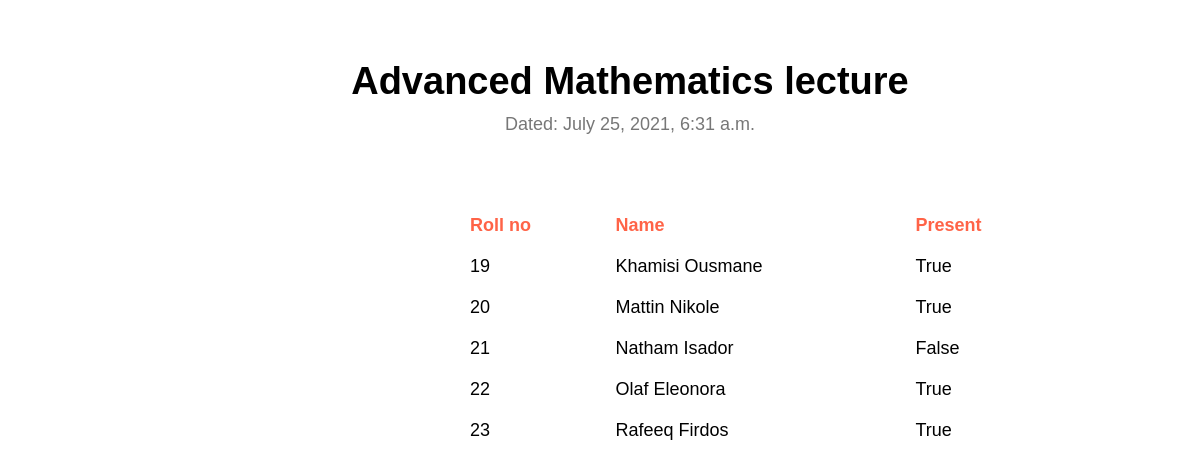
/lecture/31/, run on the app's committed database.
### new/models.py (models this page shows, shortened)
class Lecture(models.Model):
	name = models.CharField(max_length=200)
	date = models.DateTimeField(auto_now_add=True)
	teacher = models.ForeignKey(Teacher, on_delete=models.CASCADE, null=True, blank=True) #Do not use OneToOneField or
	class Meta:
		ordering = ['date']

class Status(models.Model):
	lecture = models.ForeignKey(Lecture, on_delete=models.CASCADE, default='')
	student = models.ForeignKey(Student, on_delete=models.CASCADE, default='')
	status = models.BooleanField(default=False)

class Student(models.Model):
	name = models.CharField(max_length=200)
	roll_no = models.CharField(max_length=10, unique=True)
	class Meta:
		ordering = ['roll_no']

### new/views.py (the view)
# urls.py: path(r'lecture/<int:pk>/', views.lecture_detail, name='lecture_detail'),
def lecture_detail(request, pk):
	student = Student.objects.all()
	lecture = Lecture.objects.get(pk = pk)
	attend = lecture.status_set.all()
	context = {'student': student, 'lecture': lecture, 'attend': attend}
	return render(request, 'detail.html', context)

### templates/detail.html (shortened to what this page needs)
{% load static %}
<!DOCTYPE html>
<html>
<head>
	<link rel="stylesheet" href="{% static 'css/styles.css' %}">
	<link rel="stylesheet" href="{% static 'https://cdn.jsdelivr.net/npm/@fortawesome/fontawesome-free@5.15.3/css/fontawesome.min.css' %}">
</head>
<body>
	<section class="lecture-head">
		<h1>{{lecture.name}} lecture</h1>
		<p>Dated: {{lecture.date}}</p>
	</section>
	<div>
		<table class="table-at">
		  <tr>
		    <th>Roll no</th>
		    <th>Name</th>
		    <th>Present</th>
		  </tr>
		  	{% for item in attend %}
		  <tr>
		    <td>{{item.student.roll_no}}</td>
		    <td>{{item.student.name}}</td>
		    <td>{{item.status}}</td>
		    {% endfor %}
		  </tr>
 		</table>
 	</div>
</body>
</html>

### static/css/styles.css (style rules this page uses)
* { margin: 0; padding: 0; font-family: 'Fira Sans', sans-serif; }
html { scroll-behavior: smooth; }
h1 { font-size: 38px; font-weight: 600; }
p { color: #777; font-size: 18px; font-weight: 300; line-height:22px; padding: 10px; }
.lecture-head { width: 80%; margin: auto; padding-top: 60px; text-align: center; transform: translate(30px); }
table { font-family: arial, sans-serif; border-collapse: collapse; width: 80%; position:absolute; left:400px; margin-top: 60px; }
td, th { border: None; text-align: left; padding: 10px; font-size:18px; }
th { color:tomato; }
.table-at { width:50%; text-align: center; transform: translate(10%); }

### data on the page
Lecture: name "Advanced Mathematics", date "July 25, 2021, 6:31 a.m."
Status: student.roll_no "19", student.name "Khamisi Ousmane", status "True"
Status: student.roll_no "20", student.name "Mattin Nikole", status "True"
Status: student.roll_no "21", student.name "Natham Isador", status "False"
Status: student.roll_no "22", student.name "Olaf Eleonora", status "True"
Status: student.roll_no "23", student.name "Rafeeq Firdos", status "True"
